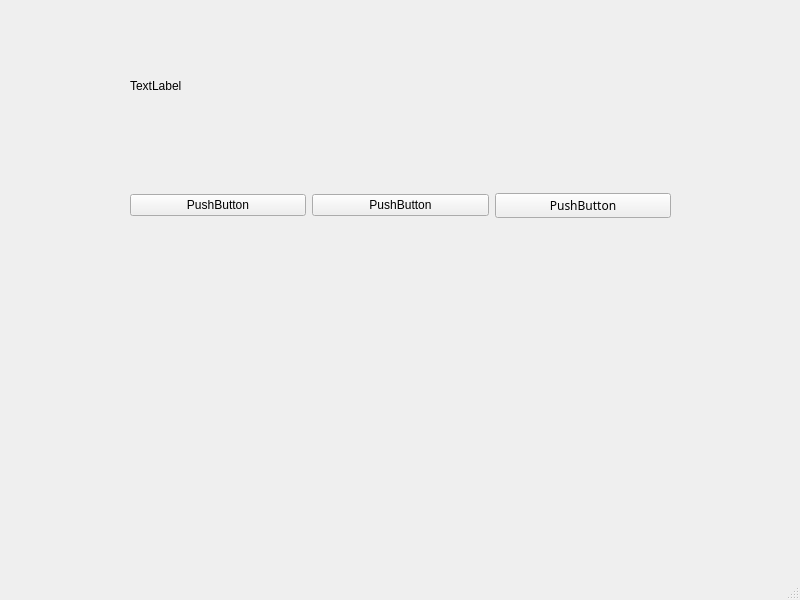
<?xml version="1.0" encoding="UTF-8"?>
<ui version="4.0">
 <class>MainWindow</class>
 <widget class="QMainWindow" name="MainWindow">
  <property name="geometry">
   <rect>
    <x>0</x>
    <y>0</y>
    <width>800</width>
    <height>600</height>
   </rect>
  </property>
  <property name="windowTitle">
   <string>MainWindow</string>
  </property>
  <widget class="QWidget" name="centralwidget">
   <widget class="QWidget" name="horizontalLayoutWidget">
    <property name="geometry">
     <rect>
      <x>130</x>
      <y>150</y>
      <width>541</width>
      <height>111</height>
     </rect>
    </property>
    <layout class="QHBoxLayout" name="horizontalLayout">
     <item>
      <widget class="QPushButton" name="pushButton">
       <property name="text">
        <string>PushButton</string>
       </property>
      </widget>
     </item>
     <item>
      <widget class="QPushButton" name="pushButton_2">
       <property name="text">
        <string>PushButton</string>
       </property>
      </widget>
     </item>
     <item>
      <widget class="QPushButton" name="pushButton_3">
       <property name="font">
        <font>
         <family>굴림</family>
        </font>
       </property>
       <property name="text">
        <string>PushButton</string>
       </property>
      </widget>
     </item>
    </layout>
   </widget>
   <widget class="QLabel" name="label">
    <property name="geometry">
     <rect>
      <x>130</x>
      <y>60</y>
      <width>531</width>
      <height>51</height>
     </rect>
    </property>
    <property name="text">
     <string>TextLabel</string>
    </property>
   </widget>
  </widget>
  <widget class="QMenuBar" name="menubar">
   <property name="geometry">
    <rect>
     <x>0</x>
     <y>0</y>
     <width>800</width>
     <height>22</height>
    </rect>
   </property>
  </widget>
  <widget class="QStatusBar" name="statusbar"/>
 </widget>
 <resources/>
 <connections>
  <connection>
   <sender>pushButton</sender>
   <signal>clicked()</signal>
   <receiver>MainWindow</receiver>
   <slot>firstClick()</slot>
   <hints>
    <hint type="sourcelabel">
     <x>195</x>
     <y>227</y>
    </hint>
    <hint type="destinationlabel">
     <x>228</x>
     <y>283</y>
    </hint>
   </hints>
  </connection>
  <connection>
   <sender>pushButton_2</sender>
   <signal>clicked()</signal>
   <receiver>MainWindow</receiver>
   <slot>secountClick()</slot>
   <hints>
    <hint type="sourcelabel">
     <x>408</x>
     <y>223</y>
    </hint>
    <hint type="destinationlabel">
     <x>439</x>
     <y>270</y>
    </hint>
   </hints>
  </connection>
  <connection>
   <sender>pushButton_3</sender>
   <signal>clicked()</signal>
   <receiver>MainWindow</receiver>
   <slot>thridClick()</slot>
   <hints>
    <hint type="sourcelabel">
     <x>582</x>
     <y>227</y>
    </hint>
    <hint type="destinationlabel">
     <x>679</x>
     <y>277</y>
    </hint>
   </hints>
  </connection>
 </connections>
 <slots>
  <slot>firstClick()</slot>
  <slot>secountClick()</slot>
  <slot>thridClick()</slot>
 </slots>
</ui>
